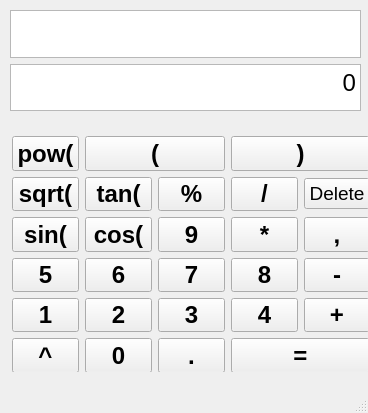
<?xml version="1.0" encoding="UTF-8"?>
<ui version="4.0">
 <class>Caculator</class>
 <widget class="QMainWindow" name="Caculator">
  <property name="geometry">
   <rect>
    <x>0</x>
    <y>0</y>
    <width>368</width>
    <height>413</height>
   </rect>
  </property>
  <property name="windowTitle">
   <string>Caculator</string>
  </property>
  <widget class="QWidget" name="centralwidget">
   <widget class="QWidget" name="">
    <property name="geometry">
     <rect>
      <x>10</x>
      <y>10</y>
      <width>351</width>
      <height>101</height>
     </rect>
    </property>
    <layout class="QVBoxLayout" name="verticalLayout_2">
     <item>
      <widget class="QTextBrowser" name="display">
       <property name="html">
        <string>&lt;!DOCTYPE HTML PUBLIC &quot;-//W3C//DTD HTML 4.0//EN&quot; &quot;http://www.w3.org/TR/REC-html40/strict.dtd&quot;&gt;
&lt;html&gt;&lt;head&gt;&lt;meta name=&quot;qrichtext&quot; content=&quot;1&quot; /&gt;&lt;meta charset=&quot;utf-8&quot; /&gt;&lt;style type=&quot;text/css&quot;&gt;
p, li { white-space: pre-wrap; }
hr { height: 1px; border-width: 0; }
li.unchecked::marker { content: &quot;\2610&quot;; }
li.checked::marker { content: &quot;\2612&quot;; }
&lt;/style&gt;&lt;/head&gt;&lt;body style=&quot; font-family:'Segoe UI'; font-size:9pt; font-weight:400; font-style:normal;&quot;&gt;
&lt;p style=&quot;-qt-paragraph-type:empty; margin-top:0px; margin-bottom:0px; margin-left:0px; margin-right:0px; -qt-block-indent:0; text-indent:0px;&quot;&gt;&lt;br /&gt;&lt;/p&gt;&lt;/body&gt;&lt;/html&gt;</string>
       </property>
      </widget>
     </item>
     <item>
      <widget class="QTextBrowser" name="result">
       <property name="html">
        <string>&lt;!DOCTYPE HTML PUBLIC &quot;-//W3C//DTD HTML 4.0//EN&quot; &quot;http://www.w3.org/TR/REC-html40/strict.dtd&quot;&gt;
&lt;html&gt;&lt;head&gt;&lt;meta name=&quot;qrichtext&quot; content=&quot;1&quot; /&gt;&lt;meta charset=&quot;utf-8&quot; /&gt;&lt;style type=&quot;text/css&quot;&gt;
p, li { white-space: pre-wrap; }
hr { height: 1px; border-width: 0; }
li.unchecked::marker { content: &quot;\2610&quot;; }
li.checked::marker { content: &quot;\2612&quot;; }
&lt;/style&gt;&lt;/head&gt;&lt;body style=&quot; font-family:'Segoe UI'; font-size:9pt; font-weight:400; font-style:normal;&quot;&gt;
&lt;p align=&quot;right&quot; style=&quot; margin-top:0px; margin-bottom:0px; margin-left:0px; margin-right:0px; -qt-block-indent:0; text-indent:0px;&quot;&gt;&lt;span style=&quot; font-size:18pt;&quot;&gt;0&lt;/span&gt;&lt;/p&gt;&lt;/body&gt;&lt;/html&gt;</string>
       </property>
      </widget>
     </item>
    </layout>
   </widget>
   <widget class="QWidget" name="">
    <property name="geometry">
     <rect>
      <x>12</x>
      <y>136</y>
      <width>358</width>
      <height>236</height>
     </rect>
    </property>
    <layout class="QGridLayout" name="gridLayout_4">
     <item row="3" column="0">
      <widget class="QPushButton" name="pushButton_sin">
       <property name="font">
        <font>
         <pointsize>18</pointsize>
         <bold>true</bold>
        </font>
       </property>
       <property name="text">
        <string>sin(</string>
       </property>
      </widget>
     </item>
     <item row="0" column="0">
      <widget class="QPushButton" name="Button_pow_2">
       <property name="font">
        <font>
         <pointsize>18</pointsize>
         <bold>true</bold>
        </font>
       </property>
       <property name="text">
        <string>pow(</string>
       </property>
      </widget>
     </item>
     <item row="6" column="2">
      <widget class="QPushButton" name="Button_point">
       <property name="font">
        <font>
         <pointsize>18</pointsize>
         <bold>true</bold>
        </font>
       </property>
       <property name="text">
        <string>.</string>
       </property>
      </widget>
     </item>
     <item row="2" column="0">
      <widget class="QPushButton" name="Button_sqrt">
       <property name="font">
        <font>
         <pointsize>18</pointsize>
         <bold>true</bold>
        </font>
       </property>
       <property name="text">
        <string>sqrt(</string>
       </property>
      </widget>
     </item>
     <item row="5" column="0">
      <widget class="QPushButton" name="Button_1">
       <property name="font">
        <font>
         <pointsize>18</pointsize>
         <bold>true</bold>
        </font>
       </property>
       <property name="text">
        <string>1</string>
       </property>
      </widget>
     </item>
     <item row="2" column="1">
      <widget class="QPushButton" name="Button_tan">
       <property name="font">
        <font>
         <pointsize>18</pointsize>
         <bold>true</bold>
        </font>
       </property>
       <property name="text">
        <string>tan(</string>
       </property>
      </widget>
     </item>
     <item row="5" column="2">
      <widget class="QPushButton" name="Button_3">
       <property name="font">
        <font>
         <pointsize>18</pointsize>
         <bold>true</bold>
        </font>
       </property>
       <property name="text">
        <string>3</string>
       </property>
      </widget>
     </item>
     <item row="3" column="1">
      <widget class="QPushButton" name="Button_cos">
       <property name="font">
        <font>
         <pointsize>18</pointsize>
         <bold>true</bold>
        </font>
       </property>
       <property name="text">
        <string>cos(</string>
       </property>
      </widget>
     </item>
     <item row="6" column="0">
      <widget class="QPushButton" name="Button_pow">
       <property name="font">
        <font>
         <pointsize>18</pointsize>
         <bold>true</bold>
        </font>
       </property>
       <property name="text">
        <string>^</string>
       </property>
      </widget>
     </item>
     <item row="6" column="1">
      <widget class="QPushButton" name="Button_0">
       <property name="font">
        <font>
         <pointsize>18</pointsize>
         <bold>true</bold>
        </font>
       </property>
       <property name="text">
        <string>0</string>
       </property>
      </widget>
     </item>
     <item row="4" column="1">
      <widget class="QPushButton" name="Button_6">
       <property name="font">
        <font>
         <pointsize>18</pointsize>
         <bold>true</bold>
        </font>
       </property>
       <property name="text">
        <string>6</string>
       </property>
      </widget>
     </item>
     <item row="5" column="1">
      <widget class="QPushButton" name="Button_2">
       <property name="font">
        <font>
         <pointsize>18</pointsize>
         <bold>true</bold>
        </font>
       </property>
       <property name="text">
        <string>2</string>
       </property>
      </widget>
     </item>
     <item row="4" column="0">
      <widget class="QPushButton" name="Button_5">
       <property name="font">
        <font>
         <pointsize>18</pointsize>
         <bold>true</bold>
        </font>
       </property>
       <property name="text">
        <string>5</string>
       </property>
      </widget>
     </item>
     <item row="4" column="2">
      <widget class="QPushButton" name="Button_7">
       <property name="font">
        <font>
         <pointsize>18</pointsize>
         <bold>true</bold>
        </font>
       </property>
       <property name="text">
        <string>7</string>
       </property>
      </widget>
     </item>
     <item row="2" column="2">
      <widget class="QPushButton" name="Button_mod">
       <property name="font">
        <font>
         <pointsize>18</pointsize>
         <bold>true</bold>
        </font>
       </property>
       <property name="text">
        <string>%</string>
       </property>
      </widget>
     </item>
     <item row="3" column="2">
      <widget class="QPushButton" name="Button_9">
       <property name="font">
        <font>
         <pointsize>18</pointsize>
         <bold>true</bold>
        </font>
       </property>
       <property name="text">
        <string>9</string>
       </property>
      </widget>
     </item>
     <item row="2" column="3">
      <widget class="QPushButton" name="Button_divided">
       <property name="font">
        <font>
         <pointsize>18</pointsize>
         <bold>true</bold>
        </font>
       </property>
       <property name="text">
        <string>/</string>
       </property>
      </widget>
     </item>
     <item row="3" column="3">
      <widget class="QPushButton" name="Button_times">
       <property name="font">
        <font>
         <pointsize>18</pointsize>
         <bold>true</bold>
        </font>
       </property>
       <property name="text">
        <string>*</string>
       </property>
      </widget>
     </item>
     <item row="0" column="1" colspan="2">
      <widget class="QPushButton" name="Button_left">
       <property name="font">
        <font>
         <pointsize>18</pointsize>
         <bold>true</bold>
        </font>
       </property>
       <property name="text">
        <string>(</string>
       </property>
      </widget>
     </item>
     <item row="0" column="3" colspan="2">
      <widget class="QPushButton" name="Button_right">
       <property name="font">
        <font>
         <pointsize>18</pointsize>
         <bold>true</bold>
        </font>
       </property>
       <property name="text">
        <string>)</string>
       </property>
      </widget>
     </item>
     <item row="2" column="4">
      <widget class="QPushButton" name="Button_delete">
       <property name="font">
        <font>
         <pointsize>14</pointsize>
         <bold>false</bold>
        </font>
       </property>
       <property name="styleSheet">
        <string notr="true"/>
       </property>
       <property name="text">
        <string>Delete</string>
       </property>
       <property name="checkable">
        <bool>false</bool>
       </property>
      </widget>
     </item>
     <item row="3" column="4">
      <widget class="QPushButton" name="Button_comma">
       <property name="font">
        <font>
         <pointsize>18</pointsize>
         <bold>true</bold>
        </font>
       </property>
       <property name="text">
        <string>,</string>
       </property>
      </widget>
     </item>
     <item row="4" column="3">
      <widget class="QPushButton" name="Button_8">
       <property name="font">
        <font>
         <pointsize>18</pointsize>
         <bold>true</bold>
        </font>
       </property>
       <property name="text">
        <string>8</string>
       </property>
      </widget>
     </item>
     <item row="4" column="4">
      <widget class="QPushButton" name="Button_minus">
       <property name="font">
        <font>
         <pointsize>18</pointsize>
         <bold>true</bold>
        </font>
       </property>
       <property name="text">
        <string>-</string>
       </property>
      </widget>
     </item>
     <item row="5" column="3">
      <widget class="QPushButton" name="Button_4">
       <property name="font">
        <font>
         <pointsize>18</pointsize>
         <bold>true</bold>
        </font>
       </property>
       <property name="text">
        <string>4</string>
       </property>
      </widget>
     </item>
     <item row="5" column="4">
      <widget class="QPushButton" name="Button_plus">
       <property name="font">
        <font>
         <pointsize>18</pointsize>
         <bold>true</bold>
        </font>
       </property>
       <property name="text">
        <string>+</string>
       </property>
      </widget>
     </item>
     <item row="6" column="3" colspan="2">
      <widget class="QPushButton" name="Button_equal">
       <property name="font">
        <font>
         <pointsize>18</pointsize>
         <bold>true</bold>
        </font>
       </property>
       <property name="styleSheet">
        <string notr="true"/>
       </property>
       <property name="text">
        <string>=</string>
       </property>
       <property name="checkable">
        <bool>false</bool>
       </property>
      </widget>
     </item>
    </layout>
   </widget>
  </widget>
  <widget class="QStatusBar" name="statusbar"/>
 </widget>
 <resources/>
 <connections/>
</ui>
